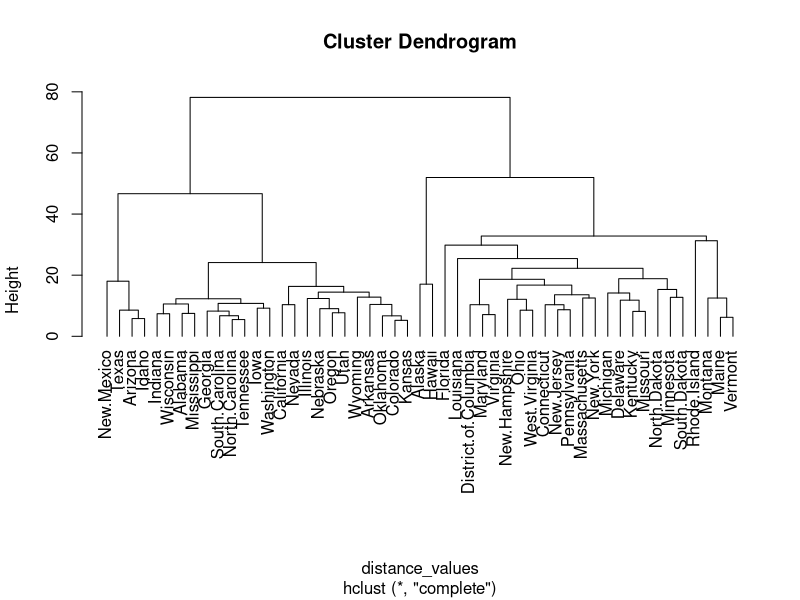
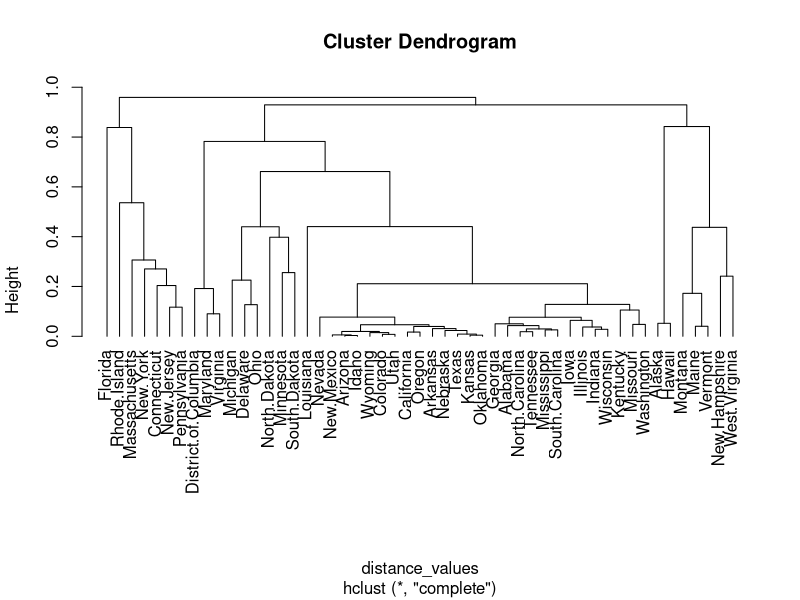
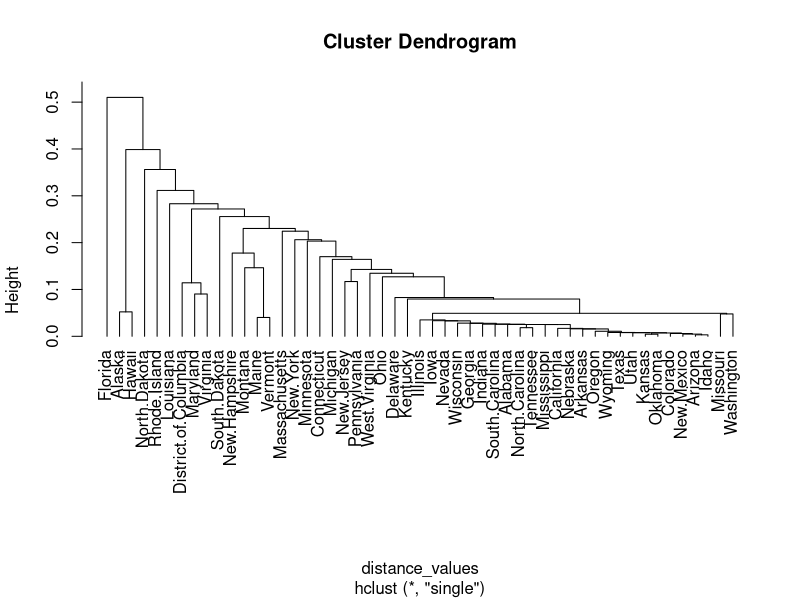
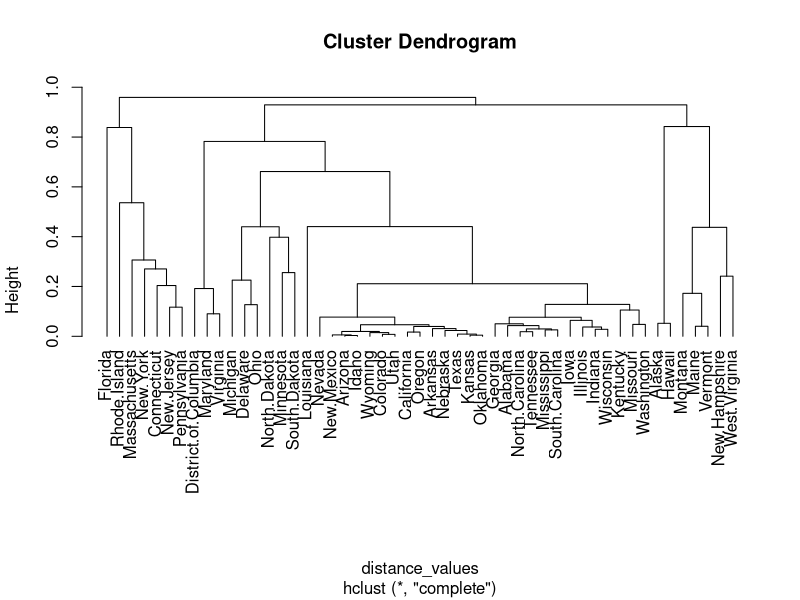
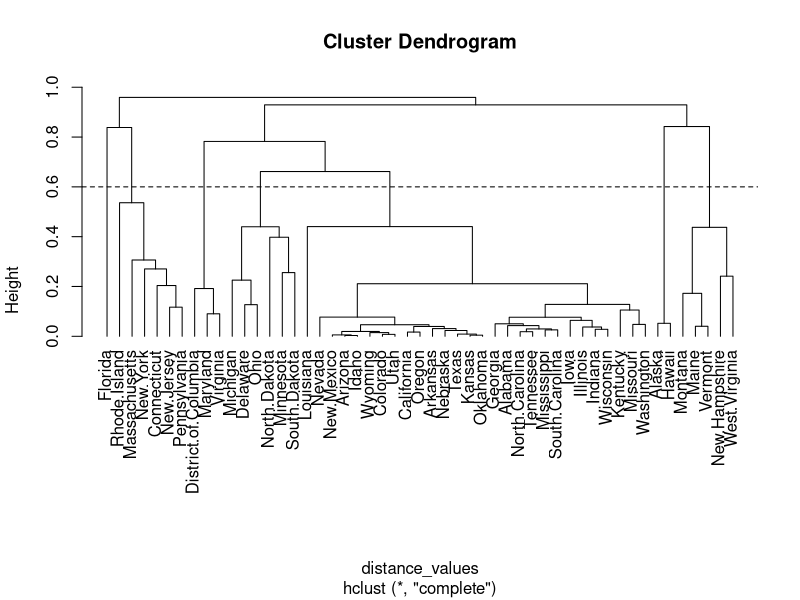
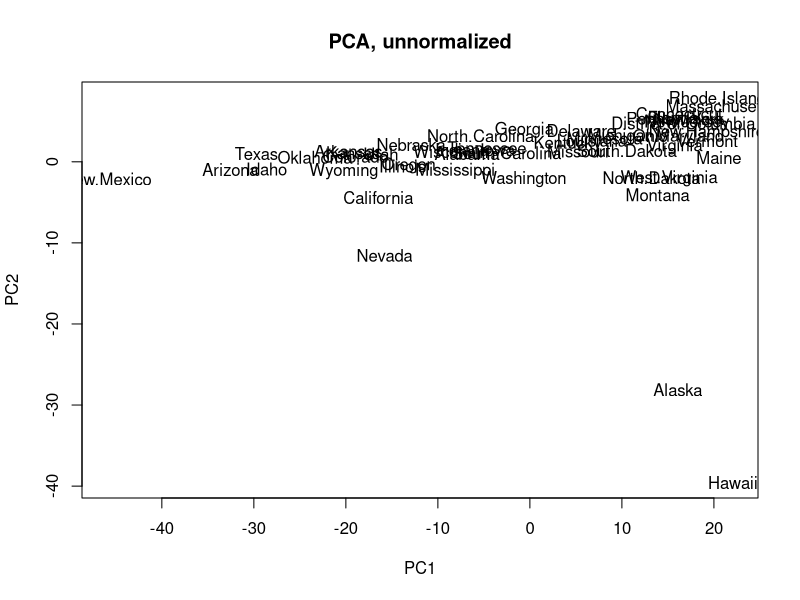
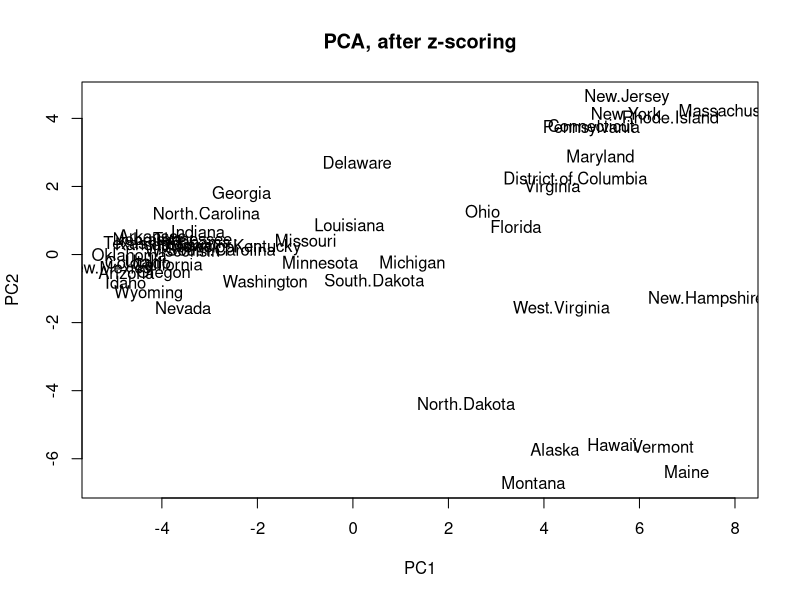
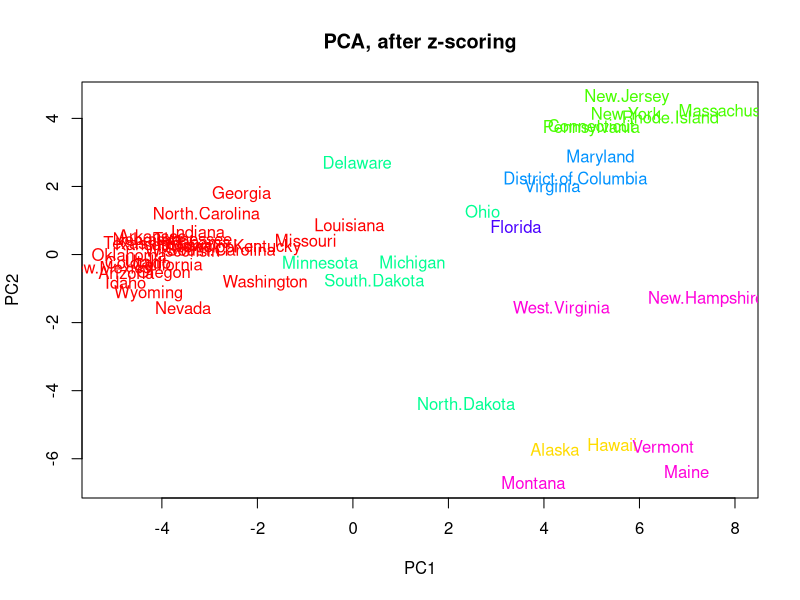

Here is the R script that generated these plots, in order:
## ---- chunk 1
data1 <- read.csv("Session3_datatable.csv",as.is=T,row.names=1,header=T)
###switch rows and columns of the matrix
data1 <- t(data1)
data1[1:5,1:5]
## ---- chunk 2
#By default, the hcluster function clusters the rows of a data.frame
distance_values <- dist(data1,method = "euclidean")
clustering <- hclust(distance_values,method = "complete")
plot(clustering,hang=-1)
## ---- chunk 3
###Possible choices 
distance_values <- as.dist(1-cor(t(data1)))
clustering <- hclust(distance_values,method = "complete")
plot(clustering,hang=-1)
## ---- chunk 4
grouping_method = "single"   ###possible choices: "single", "average", "complete", "ward.D"
distance_values <- as.dist(1-cor(t(data1)))
clustering <- hclust(distance_values,method = grouping_method)
plot(clustering,hang=-1)
## ---- chunk 5
###Generate hierarchical tree
distance_values <- as.dist(1-cor(t(data1)))
clustering <- hclust(distance_values,method = "complete")
plot(clustering,hang=-1)

###Cut the tree to get 7 clusters
clusters <- cutree(clustering,k = 7)
hclust_correlation_complete_7=data.frame(cluster=clusters[clustering$order])
hclust_correlation_complete_7
## ---- chunk 6
###Generate hierarchical tree
distance_values <- as.dist(1-cor(t(data1)))
clustering <- hclust(distance_values,method = "complete")
plot(clustering,hang=-1)

###Cut the tree at a specific height
abline(h=0.6,lty=2)
clusters <- cutree(clustering, h= 0.6)
hclust_correlation_complete_0.6=data.frame(cluster=clusters[clustering$order])
hclust_correlation_complete_0.6
## ---- chunk 7
set.seed(0) ###setting the random seed
###k-means clustering, specifying 7 clusters
clustering_kmeans=kmeans(data1,center=7)
kmeans_7=data.frame(cluster=clustering_kmeans$cluster[order(clustering_kmeans$cluster)])
kmeans_7
## ---- chunk 8
#PCA on raw data
pca_output=prcomp(data1)
#plot states along PC1 and PC2
plot(pca_output$x[,c(1,2)],type='n',main="PCA, unnormalized")
text(pca_output$x[,c(1,2)],rownames(pca_output$x))

#z-score the data and then run PCA
data1_zscored = t(scale(t(data1)))
pca_output_zscored=prcomp(data1_zscored)
#plot states along PC1 and PC2
plot(pca_output_zscored$x[,c(1,2)],type='n',main="PCA, after z-scoring")
text(pca_output_zscored$x[,c(1,2)],rownames(pca_output_zscored$x))


## ---- chunk 9
##select clusters colors, depending on the clustering
cluster_colors=rainbow(max(hclust_correlation_complete_7))[hclust_correlation_complete_7[,1]]
names(cluster_colors)=rownames(hclust_correlation_complete_7)

#PCA on raw data
pca_output=prcomp(data1)
#z-score the data and then run PCA
data1_zscored = t(scale(t(data1)))
pca_output_zscored=prcomp(data1_zscored)
#plot states along PC1 and PC2
plot(pca_output_zscored$x[,c(1,2)],type='n',main="PCA, after z-scoring")
text(pca_output_zscored$x[,c(1,2)],rownames(pca_output_zscored$x),col=cluster_colors[rownames(pca_output_zscored$x)])
## ---- chunk 10
##select clusters colors, depending on the clustering
cluster_colors=rainbow(max(kmeans_7))[kmeans_7[,1]]
names(cluster_colors)=rownames(kmeans_7)

#PCA on raw data
pca_output=prcomp(data1)
#z-score the data and then run PCA
data1_zscored = t(scale(t(data1)))
pca_output_zscored=prcomp(data1_zscored)
#plot states along PC1 and PC2
plot(pca_output_zscored$x[,c(1,2)],type='n',main="PCA, after z-scoring")
text(pca_output_zscored$x[,c(1,2)],rownames(pca_output_zscored$x),col=cluster_colors[rownames(pca_output_zscored$x)])
## ---- chunk 11
###Generate hierarchical tree
distance_values <- as.dist(1-cor(t(data1)))
clustering_complete <- hclust(distance_values,method = "complete")
clustering_single <- hclust(distance_values,method = "single")
clustering_average <- hclust(distance_values,method = "average")
clustering_ward <- hclust(distance_values,method = "ward.D")
#plot(clustering,hang=-1)

###Cut the tree to get 7 clusters
clusters <- cutree(clustering_complete, k= 7)
hclust_correlation_complete_7=data.frame(cluster=clusters[clustering$order])

clusters <- cutree(clustering_single, k= 7)
hclust_correlation_single_7=data.frame(cluster=clusters[clustering$order])

clusters <- cutree(clustering_average, k= 7)
hclust_correlation_average_7=data.frame(cluster=clusters[clustering$order])

clusters <- cutree(clustering_ward, k= 7)
hclust_correlation_ward_7=data.frame(cluster=clusters[clustering$order])

###Generate color vectors for each different clustering
cluster_colors_complete=rainbow(7)[hclust_correlation_complete_7[,1]]
names(cluster_colors_complete)=rownames(hclust_correlation_complete_7)

cluster_colors_single=rainbow(7)[hclust_correlation_single_7[,1]]
names(cluster_colors_single)=rownames(hclust_correlation_single_7)

cluster_colors_average=rainbow(7)[hclust_correlation_average_7[,1]]
names(cluster_colors_average)=rownames(hclust_correlation_average_7)

cluster_colors_ward=rainbow(7)[hclust_correlation_ward_7[,1]]
names(cluster_colors_ward)=rownames(hclust_correlation_ward_7)


#z-score the data and then run PCA
data1_zscored = t(scale(t(data1)))
pca_output_zscored=prcomp(data1_zscored)

#plot states for each hierarchical clustering along PC1 and PC2
plot(pca_output_zscored$x[,c(1,2)],type='n',main="PCA, after z-scoring, complete linkage")
text(pca_output_zscored$x[,c(1,2)],rownames(pca_output_zscored$x),col=cluster_colors_complete[rownames(pca_output_zscored$x)])

plot(pca_output_zscored$x[,c(1,2)],type='n',main="PCA, after z-scoring, single linkage")
text(pca_output_zscored$x[,c(1,2)],rownames(pca_output_zscored$x),col=cluster_colors_single[rownames(pca_output_zscored$x)])

plot(pca_output_zscored$x[,c(1,2)],type='n',main="PCA, after z-scoring, average linkage")
text(pca_output_zscored$x[,c(1,2)],rownames(pca_output_zscored$x),col=cluster_colors_average[rownames(pca_output_zscored$x)])

plot(pca_output_zscored$x[,c(1,2)],type='n',main="PCA, after z-scoring, Ward's method")
text(pca_output_zscored$x[,c(1,2)],rownames(pca_output_zscored$x),col=cluster_colors_ward[rownames(pca_output_zscored$x)])

## ---- chunk 12
###k-means clustering, specifying 3 clusters
set.seed(0) ###setting the random seed
clustering_kmeans=kmeans(data1,center=3)
kmeans_3=data.frame(cluster=clustering_kmeans$cluster[order(clustering_kmeans$cluster)])

###k-means clustering, specifying 7 clusters
set.seed(0) ###setting the random seed
clustering_kmeans=kmeans(data1,center=7)
kmeans_7=data.frame(cluster=clustering_kmeans$cluster[order(clustering_kmeans$cluster)])

###k-means clustering, specifying 10 clusters
set.seed(0) ###setting the random seed
clustering_kmeans=kmeans(data1,center=10)
kmeans_10=data.frame(cluster=clustering_kmeans$cluster[order(clustering_kmeans$cluster)])

###k-means clustering, specifying 12 clusters
set.seed(0) ###setting the random seed
clustering_kmeans=kmeans(data1,center=12)
kmeans_12=data.frame(cluster=clustering_kmeans$cluster[order(clustering_kmeans$cluster)])


###create color vectors
cluster_colors_3=rainbow(max(kmeans_3))[kmeans_3[,1]]
names(cluster_colors_3)=rownames(kmeans_3)

cluster_colors_7=rainbow(max(kmeans_7))[kmeans_7[,1]]
names(cluster_colors_7)=rownames(kmeans_7)

cluster_colors_10=rainbow(max(kmeans_10))[kmeans_10[,1]]
names(cluster_colors_10)=rownames(kmeans_10)

cluster_colors_12=rainbow(max(kmeans_12))[kmeans_12[,1]]
names(cluster_colors_12)=rownames(kmeans_12)

#z-score the data and then run PCA
data1_zscored = t(scale(t(data1)))
pca_output_zscored=prcomp(data1_zscored)

#plot states for each hierarchical clustering along PC1 and PC2
plot(pca_output_zscored$x[,c(1,2)],type='n',main="PCA, after z-scoring, k-means with 3 clusters")
text(pca_output_zscored$x[,c(1,2)],rownames(pca_output_zscored$x),col=cluster_colors_3[rownames(pca_output_zscored$x)])

plot(pca_output_zscored$x[,c(1,2)],type='n',main="PCA, after z-scoring, k-means with 7 clusters")
text(pca_output_zscored$x[,c(1,2)],rownames(pca_output_zscored$x),col=cluster_colors_7[rownames(pca_output_zscored$x)])

plot(pca_output_zscored$x[,c(1,2)],type='n',main="PCA, after z-scoring, k-means with 10 clusters")
text(pca_output_zscored$x[,c(1,2)],rownames(pca_output_zscored$x),col=cluster_colors_10[rownames(pca_output_zscored$x)])

plot(pca_output_zscored$x[,c(1,2)],type='n',main="PCA, after z-scoring, k-means with 12 clusters")
text(pca_output_zscored$x[,c(1,2)],rownames(pca_output_zscored$x),col=cluster_colors_12[rownames(pca_output_zscored$x)])




## ---- chunk 13
##Select clustering###
clustering_scheme=hclust_correlation_complete_7[rownames(data1),1]

##Select cluster - the "east coast" states
cluster_id1=3 

###find differential features (columns of data1) using a t-test
differential_pvalues=apply(data1,2,function(x){t.test(x[which(clustering_scheme==cluster_id1)],x[which(clustering_scheme!=cluster_id1)])$p.value})
mean_ratio=apply(data1,2,function(x){mean(x[which(clustering_scheme==cluster_id1)])/mean(x[which(clustering_scheme!=cluster_id1)])})
differential_pvalues=p.adjust(differential_pvalues,"BH")

###identify which features have p<0.05
differential_features=which(differential_pvalues<0.05 & mean_ratio>1)

###plot differential features
for (ii in differential_features) {
  boxplot(data1[,ii]~clustering_scheme,main=colnames(data1)[ii],ylab="Percenage",xlab="Cluster")
}


